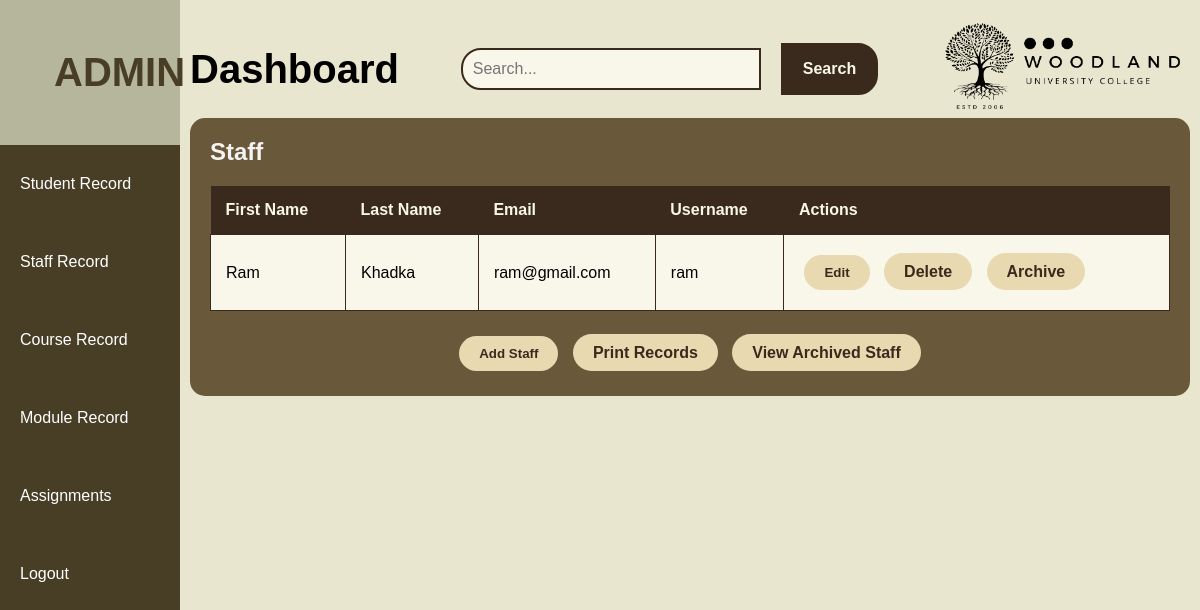
Screenshot of /websites/default/public/admin/staffrecord.php with the database file from the repository.
### tables this page shows
CREATE TABLE `staff` (
  `id` int(11) NOT NULL AUTO_INCREMENT,
  `firstname` varchar(50) NOT NULL,
  `lastname` varchar(50) NOT NULL,
  `email` varchar(100) NOT NULL,
  `username` varchar(50) NOT NULL,
  `password` varchar(255) NOT NULL,
  `is_archived` tinyint(1) DEFAULT 0,
  PRIMARY KEY (`id`),
  UNIQUE KEY `email` (`email`),
  UNIQUE KEY `username` (`username`)
);

### websites/default/public/admin/staffrecord.php (the view, shortened to what this page needs)
<?php
$db = new DatabaseConnection();
$conn = $db->getConnection();
$query = "SELECT * FROM staff WHERE is_archived = 0";
$stmt = $conn->prepare($query);
$stmt->execute();
$staffs = $stmt->fetchAll(PDO::FETCH_ASSOC);
$content = <<<HTML
    <div class="table-container">
        <h1 class="table-title">Staff</h1>
        <table>
            <tr>
                <th>First Name</th>
                <th>Last Name</th>
                <th>Email</th>
                <th>Username</th>
                <th>Actions</th>
            </tr>
HTML;
foreach ($staffs as $row) {
    $content .= <<<HTML
            <tr>
                <td>{$row['firstname']}</td>
                <td>{$row['lastname']}</td>
                <td>{$row['email']}</td>
                <td>{$row['username']}</td>
                <td>
                    <button class="button" onclick="openEditDialog({$row['id']})">Edit</button>
                    <a class="button" href="staffrecord.php?delete={$row['id']}">Delete</a>
                    <a class="button" href="staffrecord.php?archive={$row['id']}">Archive</a>
                </td>
            </tr>
HTML;
}
$content .= <<<HTML
        </table>
        <div class="button-group">
            <button id="addStaffBtn" class="button">Add Staff</button>
            <a href="printstaff.php" class="button">Print Records</a>
            <a href="archivedstaff.php" class="button">View Archived Staff</a>
        </div>
    </div>
HTML;
include 'admin_layout.php';

### websites/default/public/stylee.css (style rules this page uses)
* { box-sizing: border-box; margin: 0; padding: 0; }
li, a { font-family: "Montserrat", sans-serif; font-weight: 500; font-size: 16px; color: #333333; text-decoration: none; }
button { font-weight: 700; font-style: normal; color: rgb(213, 206, 163); font-kerning: none; text-decoration: none; }
button { padding: 9px 25px; background-color:rgb(26,18,11); border: none; border-radius: 50px; cursor: pointer; transition: all 0.3s ease 0s; margin-left: 20px; }
body { font-family: Arial, sans-serif; margin: 0; padding: 0; }
.admin-body { margin: 0; font-family: Arial, sans-serif; background-color: #eee; }
.table-container { width: 100%; padding: 20px; background-color: #695839; border-radius: 15px; }
.table-title { font-size: 24px; font-weight: bold; margin-bottom: 20px; color: #f3f3f3; }
table { border-radius: 20px; width: 100%; border-collapse: collapse; }
th { background-color: #3A2A1D; color: #F9F7E9; padding: 15px; text-align: left; }
td { background-color: #F9F7E9; padding: 15px; border: 1px solid #3A2A1D; text-align: left; }
td a { color: #3A2A1D; text-decoration: none; font-weight: bold; margin-right: 10px; }
.button-group { margin-top: 20px; text-align: center; }
.button { background-color: #E9D9B1; color: #3A2A1D; padding: 10px 20px; margin: 5px; border-radius: 20px; text-decoration: none; font-weight: bold; }

### rows the page displays
staff: firstname "Ram", lastname "Khadka", email "ram@gmail.com", username "ram"

### other values shown
$pageTitle "Dashboard"
